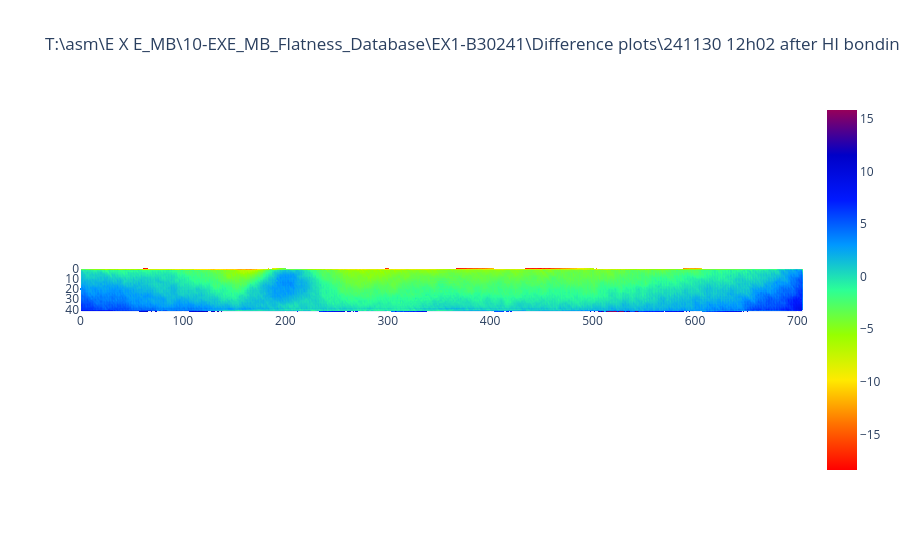
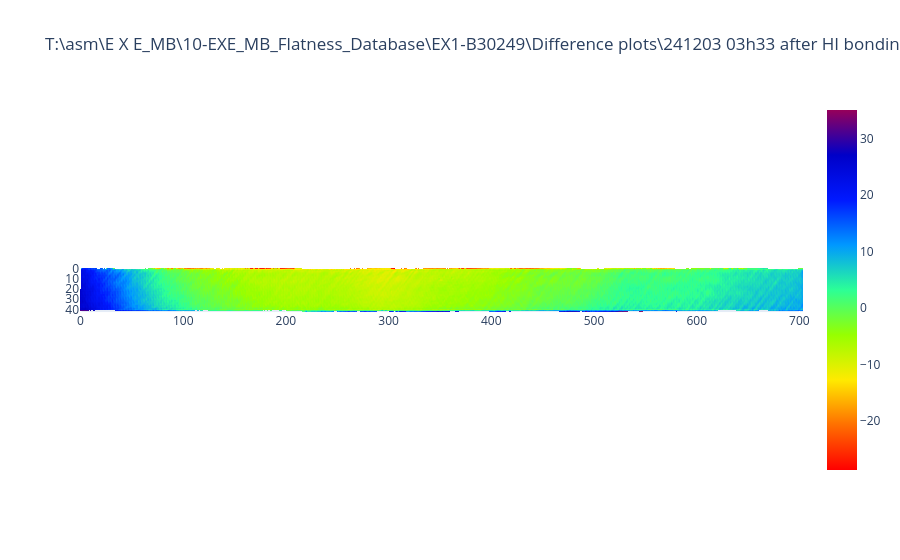
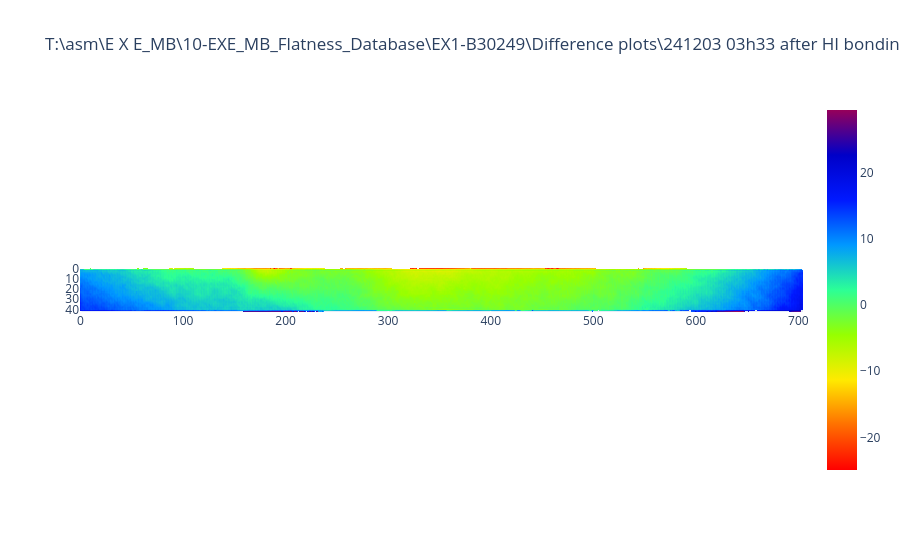
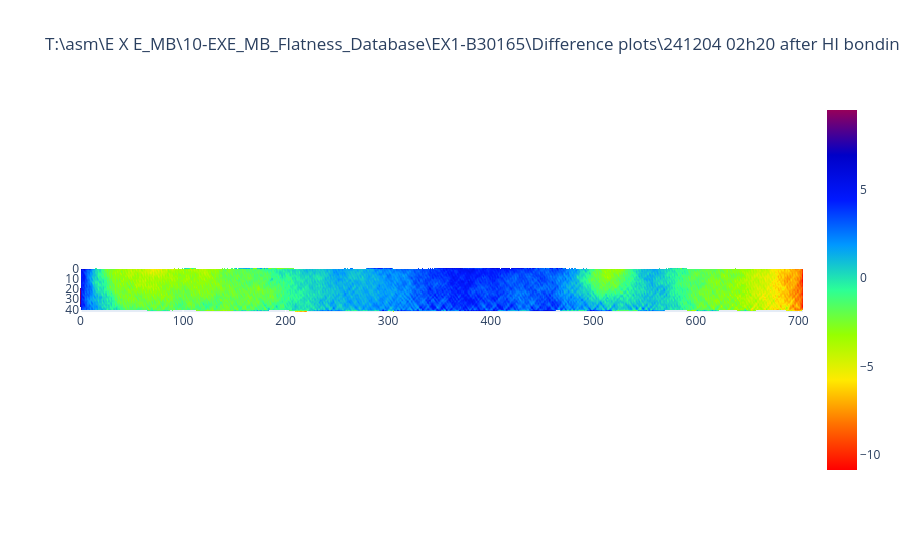

Write notebook code for charts like these, in order.
### Code cell
import os
import plotly.express as px

def show_zygo_images(file_paths):
    for fpath in file_paths:
        zygoData = zygo_reader.DatReader(path_or_file_like=fpath)
        height_map = zygoData.get_topography_nm()
        fig = px.imshow(height_map, color_continuous_scale=px.colors.sequential.Rainbow_r,
                        title=fpath)
        fig.show()

# Prepare your file paths as a list:
test_files = [
    os.path.join(database_path, diff_map_files_HI.get_column("filePath")[i]) 
    for i in range(300, 310)
]

# Call the function:
show_zygo_images(test_files)

### Figure 1 — Plotly figure (JSON) as saved in the notebook; plotly's stock layout.template omitted (floating-point values rounded to 4 significant figures; data arrays with more than 128 entries replaced by an {"elided": "..."} marker saying what was removed)
{"data": [{"coloraxis": "coloraxis", "hovertemplate": "x: %{x}<br>y: %{y}<br>color: %{z}<extra></extra>", "name": "0", "type": "heatmap", "xaxis": "x", "yaxis": "y", "z": {"elided": "43x706 float values"}}], "layout": {"coloraxis": {"colorscale": [[0, "rgb(255,0,0)"], [0.125, "rgb(255,111,0)"], [0.25, "rgb(255,234,0)"], [0.375, "rgb(151,255,0)"], [0.5, "rgb(44,255,150)"], [0.625, "rgb(0,152,255)"], [0.75, "rgb(0,25,255)"], [0.875, "rgb(0,0,200)"], [1, "rgb(150,0,90)"]]}, "title": {"text": "T:\\asm\\E X E_MB\\10-EXE_MB_Flatness_Database\\EX1-B30241\\Difference plots\\241130 12h02 after HI bonding - after coating\\EX1-B30241 ZE Diff(after HI bonding - after coating).wrk"}, "xaxis": {"anchor": "y", "constrain": "domain", "domain": [0, 1], "scaleanchor": "y"}, "yaxis": {"anchor": "x", "autorange": "reversed", "constrain": "domain", "domain": [0, 1]}}}

### Figure 2 — Plotly figure (JSON) as saved in the notebook; plotly's stock layout.template omitted (floating-point values rounded to 4 significant figures; data arrays with more than 128 entries replaced by an {"elided": "..."} marker saying what was removed)
{"data": [{"coloraxis": "coloraxis", "hovertemplate": "x: %{x}<br>y: %{y}<br>color: %{z}<extra></extra>", "name": "0", "type": "heatmap", "xaxis": "x", "yaxis": "y", "z": {"elided": "43x704 float values"}}], "layout": {"coloraxis": {"colorscale": [[0, "rgb(255,0,0)"], [0.125, "rgb(255,111,0)"], [0.25, "rgb(255,234,0)"], [0.375, "rgb(151,255,0)"], [0.5, "rgb(44,255,150)"], [0.625, "rgb(0,152,255)"], [0.75, "rgb(0,25,255)"], [0.875, "rgb(0,0,200)"], [1, "rgb(150,0,90)"]]}, "title": {"text": "T:\\asm\\E X E_MB\\10-EXE_MB_Flatness_Database\\EX1-B30249\\Difference plots\\241203 03h33 after HI bonding - after coating\\EX1-B30249 ZA Diff(after HI bonding - after coating).wrk"}, "xaxis": {"anchor": "y", "constrain": "domain", "domain": [0, 1], "scaleanchor": "y"}, "yaxis": {"anchor": "x", "autorange": "reversed", "constrain": "domain", "domain": [0, 1]}}}

### Figure 3 — Plotly figure (JSON) as saved in the notebook; plotly's stock layout.template omitted (floating-point values rounded to 4 significant figures; data arrays with more than 128 entries replaced by an {"elided": "..."} marker saying what was removed)
{"data": [{"coloraxis": "coloraxis", "hovertemplate": "x: %{x}<br>y: %{y}<br>color: %{z}<extra></extra>", "name": "0", "type": "heatmap", "xaxis": "x", "yaxis": "y", "z": {"elided": "43x705 float values"}}], "layout": {"coloraxis": {"colorscale": [[0, "rgb(255,0,0)"], [0.125, "rgb(255,111,0)"], [0.25, "rgb(255,234,0)"], [0.375, "rgb(151,255,0)"], [0.5, "rgb(44,255,150)"], [0.625, "rgb(0,152,255)"], [0.75, "rgb(0,25,255)"], [0.875, "rgb(0,0,200)"], [1, "rgb(150,0,90)"]]}, "title": {"text": "T:\\asm\\E X E_MB\\10-EXE_MB_Flatness_Database\\EX1-B30249\\Difference plots\\241203 03h33 after HI bonding - after coating\\EX1-B30249 ZE Diff(after HI bonding - after coating).wrk"}, "xaxis": {"anchor": "y", "constrain": "domain", "domain": [0, 1], "scaleanchor": "y"}, "yaxis": {"anchor": "x", "autorange": "reversed", "constrain": "domain", "domain": [0, 1]}}}

### Figure 4 — Plotly figure (JSON) as saved in the notebook; plotly's stock layout.template omitted (floating-point values rounded to 4 significant figures; data arrays with more than 128 entries replaced by an {"elided": "..."} marker saying what was removed)
{"data": [{"coloraxis": "coloraxis", "hovertemplate": "x: %{x}<br>y: %{y}<br>color: %{z}<extra></extra>", "name": "0", "type": "heatmap", "xaxis": "x", "yaxis": "y", "z": {"elided": "43x705 float values"}}], "layout": {"coloraxis": {"colorscale": [[0, "rgb(255,0,0)"], [0.125, "rgb(255,111,0)"], [0.25, "rgb(255,234,0)"], [0.375, "rgb(151,255,0)"], [0.5, "rgb(44,255,150)"], [0.625, "rgb(0,152,255)"], [0.75, "rgb(0,25,255)"], [0.875, "rgb(0,0,200)"], [1, "rgb(150,0,90)"]]}, "title": {"text": "T:\\asm\\E X E_MB\\10-EXE_MB_Flatness_Database\\EX1-B30165\\Difference plots\\241204 02h20 after HI bonding - after coating\\EX1-B30165 ZA Diff(after HI bonding - after coating).wrk"}, "xaxis": {"anchor": "y", "constrain": "domain", "domain": [0, 1], "scaleanchor": "y"}, "yaxis": {"anchor": "x", "autorange": "reversed", "constrain": "domain", "domain": [0, 1]}}}
